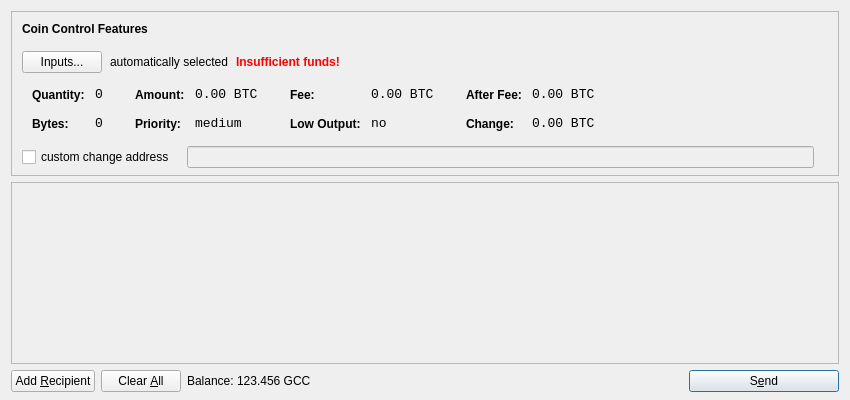
<?xml version="1.0" encoding="UTF-8"?>
<ui version="4.0">
 <class>SendCoinsDialog</class>
 <widget class="QDialog" name="SendCoinsDialog">
  <property name="geometry">
   <rect>
    <x>0</x>
    <y>0</y>
    <width>850</width>
    <height>400</height>
   </rect>
  </property>
  <property name="windowTitle">
   <string>Send Coins</string>
  </property>
  <layout class="QVBoxLayout" name="verticalLayout" stretch="0,1,0">
   <property name="bottomMargin">
    <number>8</number>
   </property>
   <item>
    <widget class="QFrame" name="frameCoinControl">
     <property name="sizePolicy">
      <sizepolicy hsizetype="Expanding" vsizetype="Expanding">
       <horstretch>0</horstretch>
       <verstretch>0</verstretch>
      </sizepolicy>
     </property>
     <property name="maximumSize">
      <size>
       <width>16777215</width>
       <height>16777215</height>
      </size>
     </property>
     <property name="frameShape">
      <enum>QFrame::StyledPanel</enum>
     </property>
     <property name="frameShadow">
      <enum>QFrame::Sunken</enum>
     </property>
     <layout class="QVBoxLayout" name="verticalLayoutCoinControl2">
      <property name="spacing">
       <number>-1</number>
      </property>
      <property name="leftMargin">
       <number>0</number>
      </property>
      <property name="topMargin">
       <number>0</number>
      </property>
      <property name="rightMargin">
       <number>0</number>
      </property>
      <property name="bottomMargin">
       <number>6</number>
      </property>
      <item>
       <layout class="QVBoxLayout" name="verticalLayoutCoinControl" stretch="0,0,0,0,1">
        <property name="spacing">
         <number>0</number>
        </property>
        <property name="leftMargin">
         <number>10</number>
        </property>
        <property name="topMargin">
         <number>10</number>
        </property>
        <item>
         <layout class="QHBoxLayout" name="horizontalLayoutCoinControl1">
          <property name="bottomMargin">
           <number>15</number>
          </property>
          <item>
           <widget class="QLabel" name="labelCoinControlFeatures">
            <property name="sizePolicy">
             <sizepolicy hsizetype="Preferred" vsizetype="Maximum">
              <horstretch>0</horstretch>
              <verstretch>0</verstretch>
             </sizepolicy>
            </property>
            <property name="font">
             <font>
              <weight>75</weight>
              <bold>true</bold>
             </font>
            </property>
            <property name="styleSheet">
             <string notr="true">font-weight:bold;</string>
            </property>
            <property name="text">
             <string>Coin Control Features</string>
            </property>
           </widget>
          </item>
         </layout>
        </item>
        <item>
         <layout class="QHBoxLayout" name="horizontalLayoutCoinControl2" stretch="0,0,0,0">
          <property name="spacing">
           <number>8</number>
          </property>
          <property name="bottomMargin">
           <number>10</number>
          </property>
          <item>
           <widget class="QPushButton" name="pushButtonCoinControl">
            <property name="styleSheet">
             <string notr="true"/>
            </property>
            <property name="text">
             <string>Inputs...</string>
            </property>
           </widget>
          </item>
          <item>
           <widget class="QLabel" name="labelCoinControlAutomaticallySelected">
            <property name="text">
             <string>automatically selected</string>
            </property>
            <property name="margin">
             <number>5</number>
            </property>
           </widget>
          </item>
          <item>
           <widget class="QLabel" name="labelCoinControlInsuffFunds">
            <property name="font">
             <font>
              <weight>75</weight>
              <bold>true</bold>
             </font>
            </property>
            <property name="styleSheet">
             <string notr="true">color:red;font-weight:bold;</string>
            </property>
            <property name="text">
             <string>Insufficient funds!</string>
            </property>
            <property name="margin">
             <number>5</number>
            </property>
           </widget>
          </item>
          <item>
           <spacer name="horizontalSpacerCoinControl">
            <property name="orientation">
             <enum>Qt::Horizontal</enum>
            </property>
            <property name="sizeHint" stdset="0">
             <size>
              <width>40</width>
              <height>1</height>
             </size>
            </property>
           </spacer>
          </item>
         </layout>
        </item>
        <item>
         <widget class="QWidget" name="widgetCoinControl" native="true">
          <property name="sizePolicy">
           <sizepolicy hsizetype="Preferred" vsizetype="Preferred">
            <horstretch>0</horstretch>
            <verstretch>0</verstretch>
           </sizepolicy>
          </property>
          <property name="minimumSize">
           <size>
            <width>0</width>
            <height>0</height>
           </size>
          </property>
          <property name="styleSheet">
           <string notr="true"/>
          </property>
          <layout class="QHBoxLayout" name="horizontalLayoutCoinControl5">
           <property name="margin">
            <number>0</number>
           </property>
           <item>
            <layout class="QHBoxLayout" name="horizontalLayoutCoinControl3" stretch="0,0,0,1">
             <property name="spacing">
              <number>20</number>
             </property>
             <property name="topMargin">
              <number>0</number>
             </property>
             <property name="bottomMargin">
              <number>10</number>
             </property>
             <item>
              <layout class="QFormLayout" name="formLayoutCoinControl1">
               <property name="horizontalSpacing">
                <number>10</number>
               </property>
               <property name="verticalSpacing">
                <number>14</number>
               </property>
               <property name="leftMargin">
                <number>10</number>
               </property>
               <property name="topMargin">
                <number>4</number>
               </property>
               <property name="rightMargin">
                <number>6</number>
               </property>
               <item row="0" column="0">
                <widget class="QLabel" name="labelCoinControlQuantityText">
                 <property name="styleSheet">
                  <string notr="true">font-weight:bold;</string>
                 </property>
                 <property name="text">
                  <string>Quantity:</string>
                 </property>
                 <property name="margin">
                  <number>0</number>
                 </property>
                </widget>
               </item>
               <item row="0" column="1">
                <widget class="QLabel" name="labelCoinControlQuantity">
                 <property name="font">
                  <font>
                   <family>Monospace</family>
                   <pointsize>10</pointsize>
                  </font>
                 </property>
                 <property name="cursor">
                  <cursorShape>IBeamCursor</cursorShape>
                 </property>
                 <property name="contextMenuPolicy">
                  <enum>Qt::ActionsContextMenu</enum>
                 </property>
                 <property name="text">
                  <string notr="true">0</string>
                 </property>
                 <property name="margin">
                  <number>0</number>
                 </property>
                 <property name="textInteractionFlags">
                  <set>Qt::LinksAccessibleByMouse|Qt::TextSelectableByKeyboard|Qt::TextSelectableByMouse</set>
                 </property>
                </widget>
               </item>
               <item row="1" column="0">
                <widget class="QLabel" name="labelCoinControlBytesText">
                 <property name="styleSheet">
                  <string notr="true">font-weight:bold;</string>
                 </property>
                 <property name="text">
                  <string>Bytes:</string>
                 </property>
                </widget>
               </item>
               <item row="1" column="1">
                <widget class="QLabel" name="labelCoinControlBytes">
                 <property name="font">
                  <font>
                   <family>Monospace</family>
                   <pointsize>10</pointsize>
                  </font>
                 </property>
                 <property name="cursor">
                  <cursorShape>IBeamCursor</cursorShape>
                 </property>
                 <property name="contextMenuPolicy">
                  <enum>Qt::ActionsContextMenu</enum>
                 </property>
                 <property name="text">
                  <string notr="true">0</string>
                 </property>
                 <property name="textInteractionFlags">
                  <set>Qt::LinksAccessibleByMouse|Qt::TextSelectableByKeyboard|Qt::TextSelectableByMouse</set>
                 </property>
                </widget>
               </item>
              </layout>
             </item>
             <item>
              <layout class="QFormLayout" name="formLayoutCoinControl2">
               <property name="horizontalSpacing">
                <number>10</number>
               </property>
               <property name="verticalSpacing">
                <number>14</number>
               </property>
               <property name="leftMargin">
                <number>6</number>
               </property>
               <property name="topMargin">
                <number>4</number>
               </property>
               <property name="rightMargin">
                <number>6</number>
               </property>
               <item row="0" column="0">
                <widget class="QLabel" name="labelCoinControlAmountText">
                 <property name="styleSheet">
                  <string notr="true">font-weight:bold;</string>
                 </property>
                 <property name="text">
                  <string>Amount:</string>
                 </property>
                 <property name="margin">
                  <number>0</number>
                 </property>
                </widget>
               </item>
               <item row="0" column="1">
                <widget class="QLabel" name="labelCoinControlAmount">
                 <property name="font">
                  <font>
                   <family>Monospace</family>
                   <pointsize>10</pointsize>
                  </font>
                 </property>
                 <property name="cursor">
                  <cursorShape>IBeamCursor</cursorShape>
                 </property>
                 <property name="contextMenuPolicy">
                  <enum>Qt::ActionsContextMenu</enum>
                 </property>
                 <property name="text">
                  <string notr="true">0.00 BTC</string>
                 </property>
                 <property name="textInteractionFlags">
                  <set>Qt::LinksAccessibleByMouse|Qt::TextSelectableByKeyboard|Qt::TextSelectableByMouse</set>
                 </property>
                </widget>
               </item>
               <item row="1" column="0">
                <widget class="QLabel" name="labelCoinControlPriorityText">
                 <property name="styleSheet">
                  <string notr="true">font-weight:bold;</string>
                 </property>
                 <property name="text">
                  <string>Priority:</string>
                 </property>
                </widget>
               </item>
               <item row="1" column="1">
                <widget class="QLabel" name="labelCoinControlPriority">
                 <property name="font">
                  <font>
                   <family>Monospace</family>
                   <pointsize>10</pointsize>
                  </font>
                 </property>
                 <property name="cursor">
                  <cursorShape>IBeamCursor</cursorShape>
                 </property>
                 <property name="contextMenuPolicy">
                  <enum>Qt::ActionsContextMenu</enum>
                 </property>
                 <property name="text">
                  <string>medium</string>
                 </property>
                 <property name="textInteractionFlags">
                  <set>Qt::LinksAccessibleByMouse|Qt::TextSelectableByKeyboard|Qt::TextSelectableByMouse</set>
                 </property>
                </widget>
               </item>
              </layout>
             </item>
             <item>
              <layout class="QFormLayout" name="formLayoutCoinControl3">
               <property name="horizontalSpacing">
                <number>10</number>
               </property>
               <property name="verticalSpacing">
                <number>14</number>
               </property>
               <property name="leftMargin">
                <number>6</number>
               </property>
               <property name="topMargin">
                <number>4</number>
               </property>
               <property name="rightMargin">
                <number>6</number>
               </property>
               <item row="0" column="0">
                <widget class="QLabel" name="labelCoinControlFeeText">
                 <property name="styleSheet">
                  <string notr="true">font-weight:bold;</string>
                 </property>
                 <property name="text">
                  <string>Fee:</string>
                 </property>
                 <property name="margin">
                  <number>0</number>
                 </property>
                </widget>
               </item>
               <item row="0" column="1">
                <widget class="QLabel" name="labelCoinControlFee">
                 <property name="font">
                  <font>
                   <family>Monospace</family>
                   <pointsize>10</pointsize>
                  </font>
                 </property>
                 <property name="cursor">
                  <cursorShape>IBeamCursor</cursorShape>
                 </property>
                 <property name="contextMenuPolicy">
                  <enum>Qt::ActionsContextMenu</enum>
                 </property>
                 <property name="text">
                  <string notr="true">0.00 BTC</string>
                 </property>
                 <property name="textInteractionFlags">
                  <set>Qt::LinksAccessibleByMouse|Qt::TextSelectableByKeyboard|Qt::TextSelectableByMouse</set>
                 </property>
                </widget>
               </item>
               <item row="1" column="0">
                <widget class="QLabel" name="labelCoinControlLowOutputText">
                 <property name="styleSheet">
                  <string notr="true">font-weight:bold;</string>
                 </property>
                 <property name="text">
                  <string>Low Output:</string>
                 </property>
                </widget>
               </item>
               <item row="1" column="1">
                <widget class="QLabel" name="labelCoinControlLowOutput">
                 <property name="font">
                  <font>
                   <family>Monospace</family>
                   <pointsize>10</pointsize>
                  </font>
                 </property>
                 <property name="cursor">
                  <cursorShape>IBeamCursor</cursorShape>
                 </property>
                 <property name="contextMenuPolicy">
                  <enum>Qt::ActionsContextMenu</enum>
                 </property>
                 <property name="text">
                  <string>no</string>
                 </property>
                 <property name="textInteractionFlags">
                  <set>Qt::LinksAccessibleByMouse|Qt::TextSelectableByKeyboard|Qt::TextSelectableByMouse</set>
                 </property>
                </widget>
               </item>
              </layout>
             </item>
             <item>
              <layout class="QFormLayout" name="formLayoutCoinControl4">
               <property name="horizontalSpacing">
                <number>10</number>
               </property>
               <property name="verticalSpacing">
                <number>14</number>
               </property>
               <property name="leftMargin">
                <number>6</number>
               </property>
               <property name="topMargin">
                <number>4</number>
               </property>
               <property name="rightMargin">
                <number>6</number>
               </property>
               <item row="0" column="0">
                <widget class="QLabel" name="labelCoinControlAfterFeeText">
                 <property name="styleSheet">
                  <string notr="true">font-weight:bold;</string>
                 </property>
                 <property name="text">
                  <string>After Fee:</string>
                 </property>
                 <property name="margin">
                  <number>0</number>
                 </property>
                </widget>
               </item>
               <item row="0" column="1">
                <widget class="QLabel" name="labelCoinControlAfterFee">
                 <property name="font">
                  <font>
                   <family>Monospace</family>
                   <pointsize>10</pointsize>
                  </font>
                 </property>
                 <property name="cursor">
                  <cursorShape>IBeamCursor</cursorShape>
                 </property>
                 <property name="contextMenuPolicy">
                  <enum>Qt::ActionsContextMenu</enum>
                 </property>
                 <property name="text">
                  <string notr="true">0.00 BTC</string>
                 </property>
                 <property name="textInteractionFlags">
                  <set>Qt::LinksAccessibleByMouse|Qt::TextSelectableByKeyboard|Qt::TextSelectableByMouse</set>
                 </property>
                </widget>
               </item>
               <item row="1" column="0">
                <widget class="QLabel" name="labelCoinControlChangeText">
                 <property name="styleSheet">
                  <string notr="true">font-weight:bold;</string>
                 </property>
                 <property name="text">
                  <string>Change:</string>
                 </property>
                </widget>
               </item>
               <item row="1" column="1">
                <widget class="QLabel" name="labelCoinControlChange">
                 <property name="font">
                  <font>
                   <family>Monospace</family>
                   <pointsize>10</pointsize>
                  </font>
                 </property>
                 <property name="cursor">
                  <cursorShape>IBeamCursor</cursorShape>
                 </property>
                 <property name="contextMenuPolicy">
                  <enum>Qt::ActionsContextMenu</enum>
                 </property>
                 <property name="text">
                  <string notr="true">0.00 BTC</string>
                 </property>
                 <property name="textInteractionFlags">
                  <set>Qt::LinksAccessibleByMouse|Qt::TextSelectableByKeyboard|Qt::TextSelectableByMouse</set>
                 </property>
                </widget>
               </item>
              </layout>
             </item>
            </layout>
           </item>
          </layout>
         </widget>
        </item>
        <item>
         <layout class="QHBoxLayout" name="horizontalLayoutCoinControl4" stretch="0,0,0">
          <property name="spacing">
           <number>12</number>
          </property>
          <property name="sizeConstraint">
           <enum>QLayout::SetDefaultConstraint</enum>
          </property>
          <property name="topMargin">
           <number>5</number>
          </property>
          <property name="rightMargin">
           <number>5</number>
          </property>
          <item>
           <widget class="QCheckBox" name="checkBoxCoinControlChange">
            <property name="text">
             <string>custom change address</string>
            </property>
           </widget>
          </item>
          <item>
           <widget class="QLineEdit" name="lineEditCoinControlChange">
            <property name="enabled">
             <bool>false</bool>
            </property>
            <property name="sizePolicy">
             <sizepolicy hsizetype="Expanding" vsizetype="Fixed">
              <horstretch>0</horstretch>
              <verstretch>0</verstretch>
             </sizepolicy>
            </property>
           </widget>
          </item>
          <item>
           <widget class="QLabel" name="labelCoinControlChangeLabel">
            <property name="sizePolicy">
             <sizepolicy hsizetype="Preferred" vsizetype="Expanding">
              <horstretch>0</horstretch>
              <verstretch>0</verstretch>
             </sizepolicy>
            </property>
            <property name="minimumSize">
             <size>
              <width>0</width>
              <height>0</height>
             </size>
            </property>
            <property name="text">
             <string/>
            </property>
            <property name="margin">
             <number>3</number>
            </property>
           </widget>
          </item>
         </layout>
        </item>
        <item>
         <spacer name="verticalSpacerCoinControl">
          <property name="orientation">
           <enum>Qt::Vertical</enum>
          </property>
          <property name="sizeHint" stdset="0">
           <size>
            <width>800</width>
            <height>1</height>
           </size>
          </property>
         </spacer>
        </item>
       </layout>
      </item>
     </layout>
    </widget>
   </item>
   <item>
    <widget class="QScrollArea" name="scrollArea">
     <property name="widgetResizable">
      <bool>true</bool>
     </property>
     <widget class="QWidget" name="scrollAreaWidgetContents">
      <property name="geometry">
       <rect>
        <x>0</x>
        <y>0</y>
        <width>830</width>
        <height>165</height>
       </rect>
      </property>
      <layout class="QVBoxLayout" name="verticalLayout_2">
       <property name="margin">
        <number>0</number>
       </property>
       <item>
        <layout class="QVBoxLayout" name="entries">
         <property name="spacing">
          <number>6</number>
         </property>
        </layout>
       </item>
       <item>
        <spacer name="verticalSpacer">
         <property name="orientation">
          <enum>Qt::Vertical</enum>
         </property>
         <property name="sizeHint" stdset="0">
          <size>
           <width>20</width>
           <height>40</height>
          </size>
         </property>
        </spacer>
       </item>
      </layout>
     </widget>
    </widget>
   </item>
   <item>
    <layout class="QHBoxLayout" name="horizontalLayout">
     <item>
      <widget class="QPushButton" name="addButton">
       <property name="toolTip">
        <string>Send to multiple recipients at once</string>
       </property>
       <property name="text">
        <string>Add &amp;Recipient</string>
       </property>
       <property name="icon">
        <iconset resource="../bitcoin.qrc">
         <normaloff>:/icons/add</normaloff>:/icons/add</iconset>
       </property>
       <property name="autoDefault">
        <bool>false</bool>
       </property>
      </widget>
     </item>
     <item>
      <widget class="QPushButton" name="clearButton">
       <property name="sizePolicy">
        <sizepolicy hsizetype="Minimum" vsizetype="Fixed">
         <horstretch>0</horstretch>
         <verstretch>0</verstretch>
        </sizepolicy>
       </property>
       <property name="toolTip">
        <string>Remove all transaction fields</string>
       </property>
       <property name="text">
        <string>Clear &amp;All</string>
       </property>
       <property name="icon">
        <iconset resource="../bitcoin.qrc">
         <normaloff>:/icons/remove</normaloff>:/icons/remove</iconset>
       </property>
       <property name="autoRepeatDelay">
        <number>300</number>
       </property>
       <property name="autoDefault">
        <bool>false</bool>
       </property>
      </widget>
     </item>
     <item>
      <layout class="QHBoxLayout" name="horizontalLayout_2">
       <property name="spacing">
        <number>3</number>
       </property>
       <item>
        <widget class="QLabel" name="label">
         <property name="text">
          <string>Balance:</string>
         </property>
        </widget>
       </item>
       <item>
        <widget class="QLabel" name="labelBalance">
         <property name="cursor">
          <cursorShape>IBeamCursor</cursorShape>
         </property>
         <property name="text">
          <string>123.456 GCC</string>
         </property>
         <property name="textInteractionFlags">
          <set>Qt::LinksAccessibleByMouse|Qt::TextSelectableByKeyboard|Qt::TextSelectableByMouse</set>
         </property>
        </widget>
       </item>
      </layout>
     </item>
     <item>
      <spacer name="horizontalSpacer">
       <property name="orientation">
        <enum>Qt::Horizontal</enum>
       </property>
       <property name="sizeHint" stdset="0">
        <size>
         <width>40</width>
         <height>20</height>
        </size>
       </property>
      </spacer>
     </item>
     <item>
      <widget class="QPushButton" name="sendButton">
       <property name="minimumSize">
        <size>
         <width>150</width>
         <height>0</height>
        </size>
       </property>
       <property name="toolTip">
        <string>Confirm the send action</string>
       </property>
       <property name="text">
        <string>S&amp;end</string>
       </property>
       <property name="icon">
        <iconset resource="../bitcoin.qrc">
         <normaloff>:/icons/send</normaloff>:/icons/send</iconset>
       </property>
       <property name="default">
        <bool>true</bool>
       </property>
      </widget>
     </item>
    </layout>
   </item>
  </layout>
 </widget>
 <resources>
  <include location="../bitcoin.qrc"/>
 </resources>
 <connections/>
</ui>
